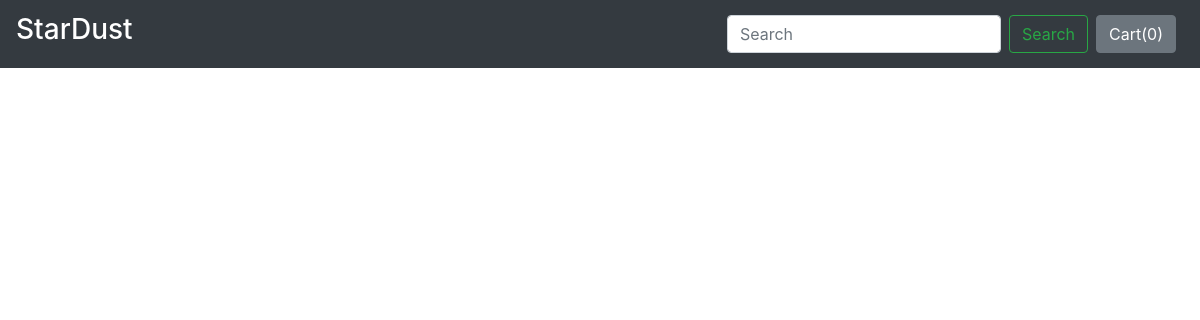
/category/furnishing, run on an earlier commit of the app's database.
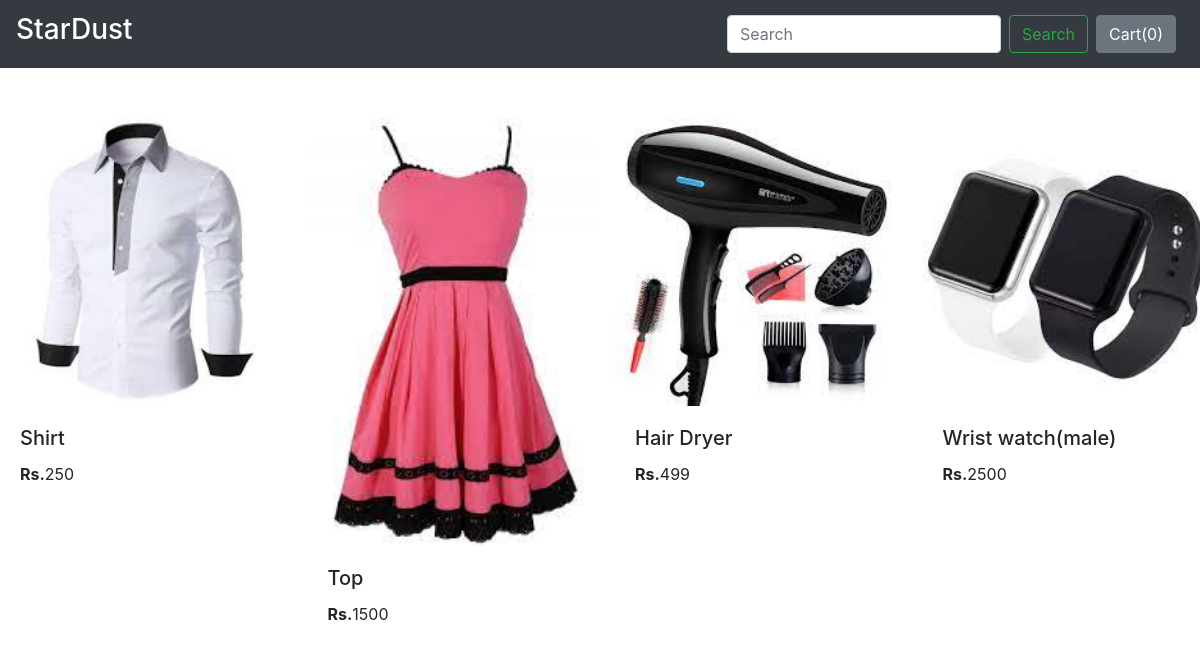
And on a later commit of the database.
### home/models.py (models this page shows, shortened)
class Product(models.Model):
    product_name = models.CharField(max_length=50)
    category = models.CharField(max_length=30, choices=cat)
    subcategory = models.CharField(
        max_length=30, choices=sub_cat)
    sub_sub_category = models.CharField(
        max_length=30, choices=sub_sub_cat)
    price = models.IntegerField(default=0)
    desc = models.CharField(max_length=2000)
    pub_date = models.DateField()
    image = models.ImageField(upload_to="static")

### home/views.py (the view)
# urls.py: path("category/furnishing", views.category_furnishing, name="furnishing"),
def category_furnishing(request):
    Prod = Product.objects.filter(category=str("Furnishing"))
    return render(request, 'sub_category.html', {'product': Prod})

### template/sub_category.html (shortened to what this page needs)
{% extends "base2.html" %}
	{% block body %}
	<div class="row" style="margin-top:50px;">
	{% for p in product %}
	<div class="col-xs-3 col-sm-3 col-md-3">
		<div style="width: 18rem;">
			<img src='/media/{{p.image}}' class="card-img-top" alt="...">
			<div class="card-body">
				<h5 class="card-title" id="namepr{{p.id}}">{{p.product_name}}</h5>
				<p class="card-text"><b>Rs.</b>{{p.price}}</p>
			</div>
		</div>
	</div>
	{% endfor %}
</div>
    {% endblock body%}

### template/base2.html (shortened to what this page needs)
<!doctype html>
<html lang="en">
  <head>
    <link rel="stylesheet" href="https://stackpath.bootstrapcdn.com/bootstrap/4.2.1/css/bootstrap.min.css">
  </head>
  <body>
    <nav class="navbar navbar-expand-lg navbar-dark bg-dark">
  <a class="navbar-brand" href="#"><h3>StarDust</h3></a>
  <div class="collapse navbar-collapse" id="navbarSupportedContent">
    <form class="form-inline my-2 my-lg-0 ">
      <input class="form-control mr-sm-2" type="search" placeholder="Search" aria-label="Search">
      <button class="btn btn-outline-success my-2 my-sm-0" type="submit">Search</button>
    </form>
  <button type="button" class="btn btn-secondary mx-2" id="popcart" data-container="body" data-toggle="popover" data-html="true" data-placement="bottom" data-content="Bottom popover">
  Cart(<span id="cart">0</span>)
</button>
  </div>
</nav>
  {% block body %} {% endblock %}
  </body>
</html>

What changed in the data, as far as the page shows it:
now on this page (row edited): Product: image (picture), product_name "Shirt", price "250"
now on this page (row edited): Product: image (picture), product_name "Top", price "1500"
now on this page (row edited): Product: image (picture), product_name "Hair Dryer", price "499"
now on this page (row edited): Product: image (picture), product_name "Wrist watch(male)", price "2500"
